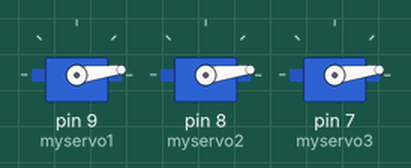
Simulated run of this sketch. Board: Arduino Uno, built with avr-gcc and run on an emulated ATmega328P. Parts: 3 × servo.

Above: at 0.05 s.
At 0.45 s:
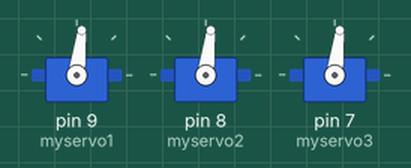
At 0.9 s:
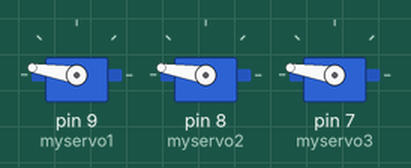
At 1.1 s:
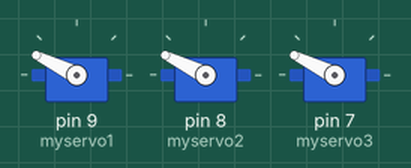
At 1.3 s:
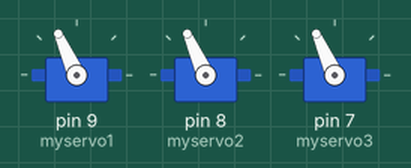
At 1.75 s:
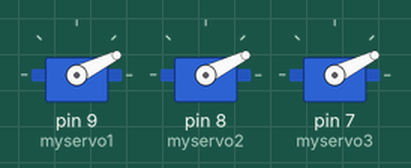
Timing chart, 0 to 4.3 s (numbered marks = the images above):
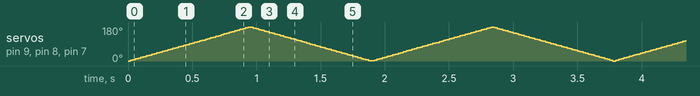

The sketch:

Servocontrol.ino
```cpp
#include <Servo.h>

Servo myservo1;
Servo myservo2;
Servo myservo3;

int pos = 0;

void setup() {
  myservo1.attach(9);
  myservo2.attach(8);
  myservo3.attach(7);
}

void loop() {
  for (pos = 0; pos <= 180; pos += 1) {
    myservo1.write(pos);
    myservo2.write(pos);
    myservo3.write(pos);
    delay(5);
  }
  for (pos = 180; pos >= 0; pos -= 1) {
    myservo1.write(pos);
    myservo2.write(pos);
    myservo3.write(pos);
    delay(5);
  }
}
```
